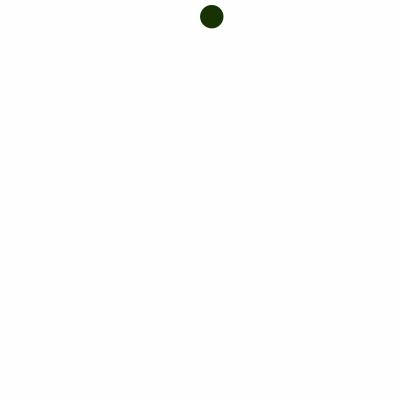
Frame 1 (no input)
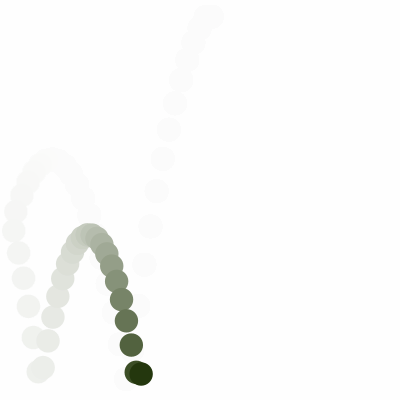
Frame 60 (the mouse pressed at the canvas centre just before this capture)
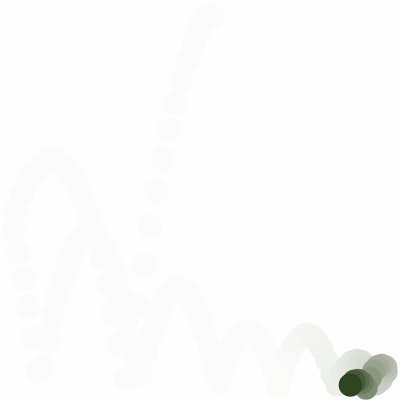
Frame 120 (the mouse held since frame 60 and released just before this capture)

The Processing sketch that drew these frames (run headless with seeded random() and noise(); from frame 60 on, the mouse is pressed at the canvas centre):

// Processing sketch: BounceBall
// ── BounceBall.pde
Calc cal;
Display disp;
Calcbounce calb;

void setup() {
  size(400, 400);
  colorMode(RGB,256);
  background(255);
  smooth();
  noStroke();
  Spot sp = new Spot(random(20,width-20),30,random(10,50));
  Spot sp2 = new Spot(random(20,width-20),30,random(10,50));
  cal = new Calc(sp);
  disp = new Display(sp);
  calb = new Calcbounce(sp);
  cal = new Calc(sp2);
  disp = new Display(sp2);
  calb = new Calcbounce(sp2);
}

void draw() {
  disp.white();
  cal.calcu();
  disp.circle();
}

class Spot {
  public float x, y, diameter, speed;
  public float r = random(255),g = random(255),b= random(255);
  public float acx = random(-20,20),acy = random(-30,0);
  public float grav = 3,fric = 0.8;

  Spot(float xx, float yy, float dia) {
    x = xx;
    y = yy;
    diameter = dia;
  }
}

private class Calc {
  Spot csp;

  Calc(Spot cspn) {
    csp = cspn;
  }

  void calcu() {
    csp.x += csp.acx;
    csp.acy += csp.grav;
    csp.y += csp.acy;
    calb.bounce();
  }
}

private class Calcbounce {
  Spot cbsp;

  Calcbounce(Spot cbspn){
    cbsp = cbspn;
  }

  void bounce(){
    if((cbsp.x<cbsp.diameter/2)||(cbsp.x>(width-cbsp.diameter/2))){
      cbsp.acx = -cbsp.acx*cbsp.fric;
      cbsp.r += random(5.20);
      cbsp.g += random(5.20);
      cbsp.b += random(5.20);
      if(cbsp.x<cbsp.diameter/2) cbsp.x = cbsp.diameter/2-(cbsp.x-cbsp.diameter/2);
      if(cbsp.x>(width-cbsp.diameter/2)) cbsp.x = (width-cbsp.diameter/2)-(cbsp.x-(width-cbsp.diameter/2));
    }

    if((cbsp.y<cbsp.diameter/2)||(cbsp.y>(width-cbsp.diameter/2))){
      cbsp.acy = -cbsp.acy*cbsp.fric;
      cbsp.r += random(5.20);
      cbsp.g += random(5.20);
      cbsp.b += random(5.20);
      if(cbsp.y<cbsp.diameter/2) cbsp.y = cbsp.diameter/2-(cbsp.y-cbsp.diameter/2);
      if(cbsp.y>(width-cbsp.diameter/2)) cbsp.y = (width-cbsp.diameter/2)-(cbsp.y-(width-cbsp.diameter/2));
    }
  }
}

private class Display {
  Spot dsp;

  Display(Spot spn) {
    dsp = spn;
  }

  void circle() {
    float x = dsp.x;
    float y = dsp.y;
    float diameter = dsp.diameter;
    fill(dsp.r,dsp.g,dsp.b);
    ellipse(x, y, diameter, diameter);
  }

  void white() {
    noStroke();
    fill(255, 30);
    rectMode(CORNER);
    rect(0, 0, width, height);
  }
}
